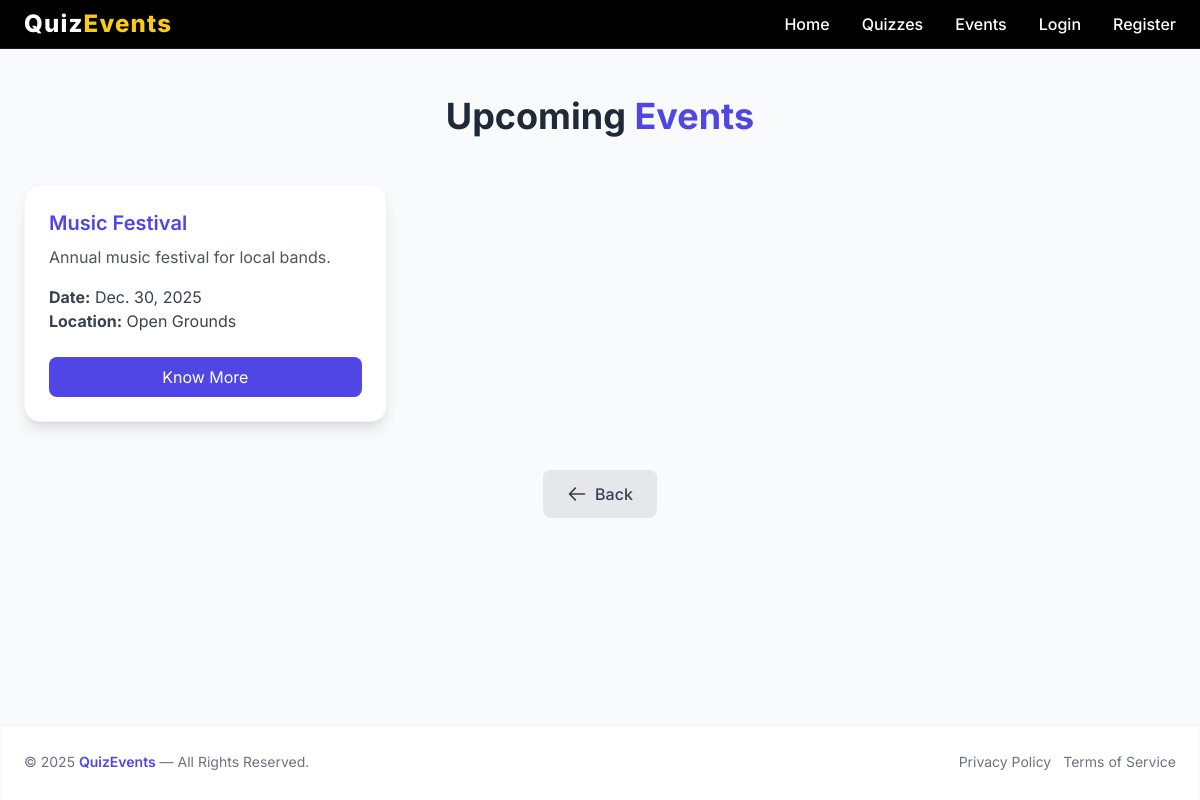
Screenshot of /events/ with the database file from the repository.
### quiz/models.py (models this page shows, shortened)
class Event(models.Model):
    id = models.AutoField(primary_key=True)
    title = models.CharField(max_length=255)
    description = models.TextField(blank=True, null=True)
    date = models.DateField()
    location = models.CharField(max_length=255)

### quiz/views.py (the view)
# urls.py: path('events/', event, name='events'),
def event(request):
    upcoming_event = Event.objects.filter(
        date__gte=timezone.now().date()
    ).order_by('date')
    context = {
        'events': upcoming_event
    }
    return render(request, 'event.html', context)

### quiz/templates/event.html (shortened to what this page needs)
{% extends 'index.html' %}
{% block content %}
<section class="bg-gray-50 py-24 px-6">
    <div class="max-w-6xl mx-auto">
        <h2 class="text-4xl font-bold text-gray-800 text-center mb-12">
            Upcoming <span class="text-indigo-600">Events</span>
        </h2>
        {% if events %}
        <div class="grid md:grid-cols-2 lg:grid-cols-3 gap-8">
            {% for event in events %}
            <div x-data="{ open: false }" class="bg-white shadow-lg rounded-2xl p-6 border border-gray-100 hover:shadow-xl transition">
                <h3 class="text-xl font-semibold text-indigo-600">
                    {{ event.title }}
                </h3>
                <p class="text-gray-600 mt-2">{{ event.description|truncatechars:50 }}</p>
                <div class="mt-4 text-gray-700">
                    <p><strong>Date:</strong> {{ event.date }}</p>
                    <p><strong>Location:</strong> {{ event.location }}</p>
                </div>
                <div class="mt-6">
                    <button @click="open = true"
                            class="w-full bg-indigo-600 text-white px-4 py-2 rounded-lg hover:bg-indigo-700 transition">
                        Know More
                    </button>
                </div>
            </div>
            {% endfor %}
        </div>
        {% else %}
        <p class="text-center text-gray-600 text-lg mt-10">
            No upcoming events right now.
        </p>
        {% endif %}
        <div class="mt-12 flex justify-center">
            <a href="/" class="inline-flex items-center gap-2 bg-gray-200 text-gray-700 px-6 py-3 rounded-lg hover:bg-gray-300 transition font-medium">
                <svg class="w-5 h-5" fill="none" stroke="currentColor" viewBox="0 0 24 24">
                    <path stroke-linecap="round" stroke-linejoin="round" stroke-width="2" d="M10 19l-7-7m0 0l7-7m-7 7h18"></path>
                </svg>
                Back
            </a>
        </div>
    </div>
</section>
{% endblock %}

### quiz/templates/index.html (style rules this page uses)
body { font-family: 'Inter', sans-serif; }

### rows the page displays
Event: title "Music Festival", description "Annual music festival for local bands.", date "Dec. 30, 2025", location "Open Grounds"
